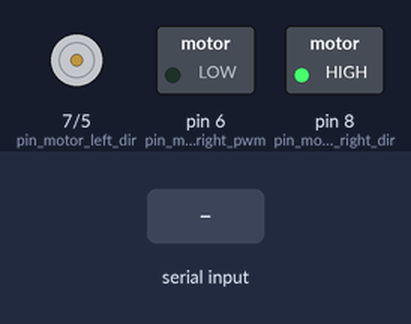
A sketch run on a simulated Arduino Uno, built with avr-gcc and run on an emulated ATmega328P. On the bench: direction and speed pins drawn as motors (green arrow = direction pin HIGH = forward, orange = LOW = backward, longer = more drive), switched loads named in the sketch (green lamp = pin HIGH). Inputs (shaded band) come from the test bench. What the sketch prints to the serial monitor is not drawn.

Above: at 1.2 s.
1.3 s: "s90\n" received over Serial
At 1.9 s:
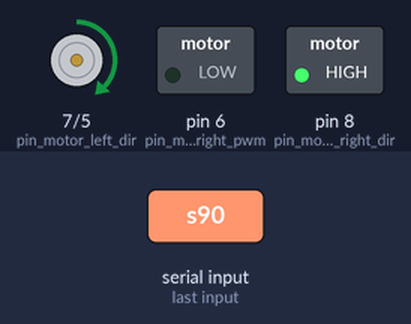
2.8 s: "s,45\n" received over Serial
At 3.1 s:
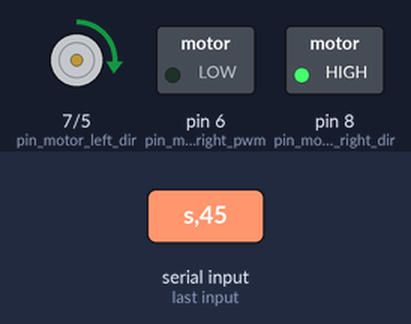
Timing chart, 0 to 5.8 s (numbered marks = the images above; inputs shaded):
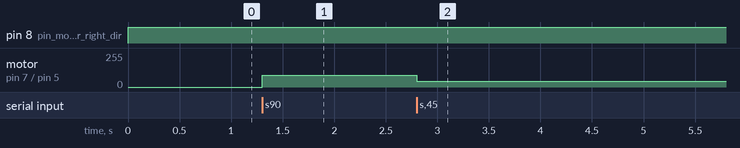

The sketch:

simple_motor_test.ino
```cpp
#define pin_motor_left_dir  7
#define pin_motor_left_pwm  5
#define pin_motor_right_dir 8
#define pin_motor_right_pwm 6

float motor_left_speed = 0.0;
float motor_right_speed = 0.0;


///// serial input
#define MAX_BUF 64
char buf[MAX_BUF]; // command received on serial
int8_t bufindex; //index
char c = 0;


void setup() {
  //Init Serial port with 115200 buad rate
  Serial.begin(115200);
  setup_motors();
  bufindex = 0;
}

void setup_motors() {
  pinMode(pin_motor_left_dir, OUTPUT);
  pinMode(pin_motor_left_pwm, OUTPUT);
  pinMode(pin_motor_right_dir, OUTPUT);
  pinMode(pin_motor_right_pwm, OUTPUT);
  digitalWrite(pin_motor_left_dir, 0);
  analogWrite(pin_motor_left_pwm , 0);
  digitalWrite(pin_motor_right_dir, 0);
  analogWrite(pin_motor_right_pwm, 0);
  motor_left_speed = 0;
  motor_right_speed = 0;
}


void loop() {
  read_serial();
  update_motors();
}

// will read serial and call parsing if applicable
void read_serial() {
  while(Serial.available() > 0){
    if(bufindex > MAX_BUF-1){
      bufindex=0;
      *buf = 0;
      //Serial.print("ko overflow\n");
      break;
    }

    c = Serial.read();
    //Serial.print(String("'") + String(c)+ String("'\n"));
    buf[bufindex++] = c;

    if(c == '\n'){
      buf[--bufindex] = 0; // remove the final \n
      parse_command(buf);
      *buf = 0;
      bufindex = 0;
    }
  }
}

void parse_command(char * cmd) {
  if (cmd[0] == 's') { // set speed
    char *token;
    cmd[0] = ','; // to skip the 's' in the following strtok()
    token = strtok(cmd, ",");
    motor_left_speed = atof(token);
    token = strtok(NULL, ",");
    motor_right_speed = atof(token);
  }
}


//Will update both motors
void update_motors() {

  moveLeftMotor(motor_left_speed);
  moveRightMotor(motor_right_speed);

  Serial.print("s");
  Serial.print("\t");
  Serial.print(motor_left_speed);
  Serial.print("\t");
  Serial.print(motor_right_speed);
  Serial.print("\n");
}


void moveLeftMotor(float motor_speed) {
  if (motor_speed < -255) motor_speed = -255;
  if (motor_speed > +255) motor_speed = +255;
  if (motor_speed < 0) {
    digitalWrite(pin_motor_left_dir, 0);
    analogWrite(pin_motor_left_pwm , (int)(-motor_speed));
  } else {
    digitalWrite(pin_motor_left_dir, 1);
    analogWrite(pin_motor_left_pwm , (int)(motor_speed));
  }
}

void moveRightMotor(float motor_speed) {
  if (motor_speed < -255) motor_speed = -255;
  if (motor_speed > +255) motor_speed = +255;
  if (motor_speed < 0) {
    digitalWrite(pin_motor_right_dir, 0);
    analogWrite(pin_motor_right_pwm , (int)(-motor_speed));
  } else {
    digitalWrite(pin_motor_right_dir, 1);
    analogWrite(pin_motor_right_pwm , (int)(motor_speed));
  }
}
```

Measured:
- after the input at 1.3 s, motor on pin 7 (pin_motor_left_dir) / pin 5 (pin_motor_left_pwm): stopped → forward 90/255 at once
- after the input at 2.8 s, motor on pin 7 (pin_motor_left_dir) / pin 5 (pin_motor_left_pwm): forward 90/255 → forward 45/255 at once
